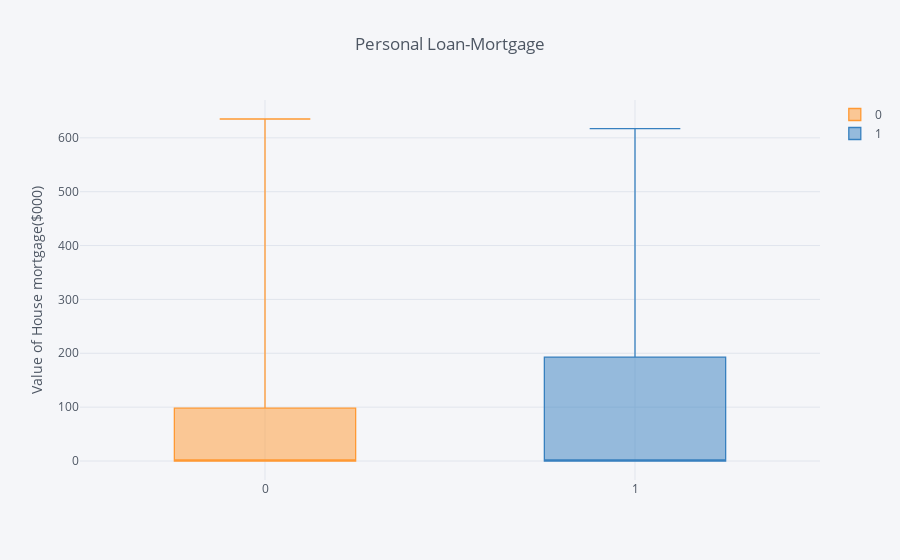

The notebook cell this image was saved under:
### Code cell
df.pivot(columns='Personal Loan', values='Mortgage').iplot(
kind='box',
yTitle='Value of House mortgage($000)',
title='Personal Loan-Mortgage')

### Figure 1 — Plotly figure (JSON) as saved in the notebook; plotly's stock layout.template omitted (floating-point values rounded to 4 significant figures; data arrays with more than 128 entries replaced by an {"elided": "..."} marker saying what was removed)
{"data": [{"boxpoints": false, "line": {"width": 1.3}, "marker": {"color": "rgba(255, 153, 51, 1.0)"}, "name": "0", "orientation": "v", "type": "box", "uid": "99ab5d57-5a3c-4023-8ed2-b614a73c6bdc", "y": {"elided": "5000 int values"}}, {"boxpoints": false, "line": {"width": 1.3}, "marker": {"color": "rgba(55, 128, 191, 1.0)"}, "name": "1", "orientation": "v", "type": "box", "uid": "a499ed56-0f0a-448a-bc6d-5826e3e86cc2", "y": {"elided": "5000 int values"}}], "layout": {"legend": {"bgcolor": "#F5F6F9", "font": {"color": "#4D5663"}}, "paper_bgcolor": "#F5F6F9", "plot_bgcolor": "#F5F6F9", "title": {"font": {"color": "#4D5663"}, "text": "Personal Loan-Mortgage"}, "xaxis": {"gridcolor": "#E1E5ED", "showgrid": true, "tickfont": {"color": "#4D5663"}, "title": {"font": {"color": "#4D5663"}, "text": ""}, "zerolinecolor": "#E1E5ED"}, "yaxis": {"gridcolor": "#E1E5ED", "showgrid": true, "tickfont": {"color": "#4D5663"}, "title": {"font": {"color": "#4D5663"}, "text": "Value of House mortgage($000)"}, "zerolinecolor": "#E1E5ED"}}}
